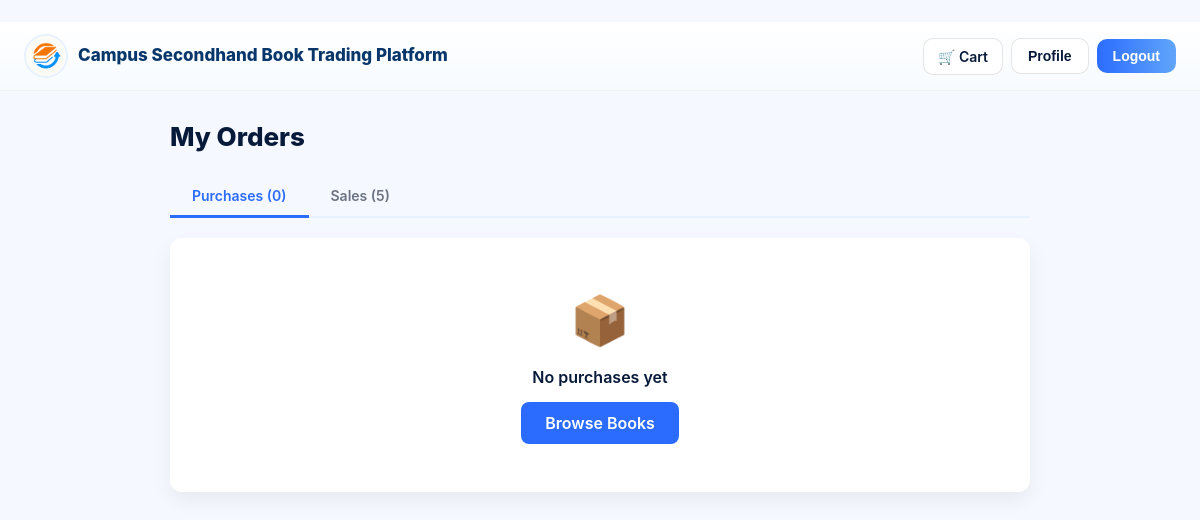
Before: /orders/ (signed in) with the older database file.
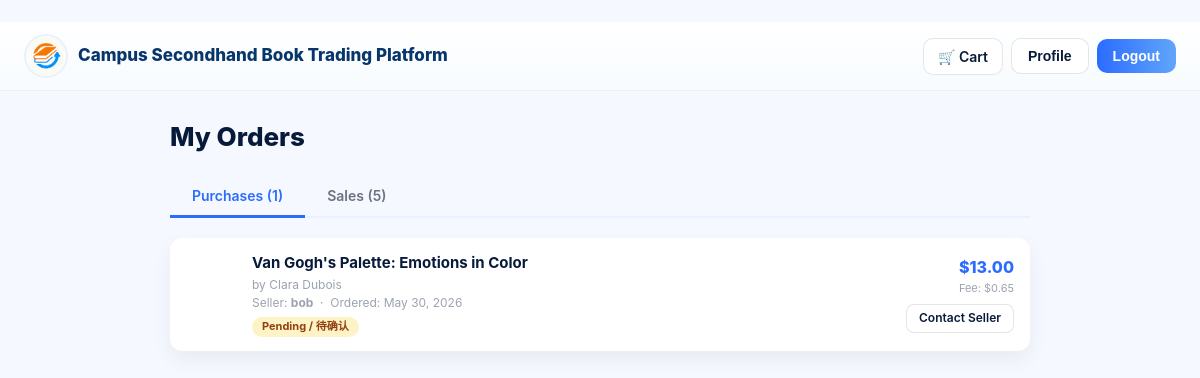
After: the same page with the newer database file.
### books/models.py (models this page shows, shortened)
class Order(models.Model):
    STATUS_CHOICES = [
        ('pending', 'Pending / 待确认'),
        ('confirmed', 'Confirmed / 已确认'),
        ('completed', 'Completed / 已完成'),
        ('cancelled', 'Cancelled / 已取消'),
    ]
    book = models.ForeignKey(Book, on_delete=models.CASCADE, related_name='orders')
    buyer = models.ForeignKey(User, on_delete=models.CASCADE, related_name='orders_bought')
    seller = models.ForeignKey(User, on_delete=models.CASCADE, related_name='orders_sold')
    status = models.CharField(max_length=10, choices=STATUS_CHOICES, default='pending')
    message = models.TextField(blank=True)
    platform_fee = models.DecimalField(
        max_digits=8, decimal_places=2, default=0,
        verbose_name='Platform Fee (5%) / 平台服务费'
    )
    created_at = models.DateTimeField(auto_now_add=True)
    updated_at = models.DateTimeField(auto_now=True)

class Book(models.Model):
    CONDITION_CHOICES = [
        ('like_new', 'Like New (98%)'),
        ('good', 'Good (85%)'),
        ('used', 'Used (70%)'),
    ]
    CATEGORY_CHOICES = [
        ('arts', 'Arts & Humanities'),
        ('business', 'Business & Management'),
        ('cs', 'Computer Science & IT'),
        ('math', 'Mathematics & Statistics'),
        ('engineering', 'Engineering'),
        ('education', 'Education'),
        ('social', 'Social Sciences'),
        ('natural', 'Natural Sciences'),
        ('health', 'Health & Medicine'),
        ('other', 'Other'),
    ]
    GRADE_CHOICES = [
        ('elem', 'Elementary School'),
        ('middle', 'Middle School'),
        ('hs', 'High School'),
        ('1', 'Freshman (Year 1)'),
        ('2', 'Sophomore (Year 2)'),
        ('3', 'Junior (Year 3)'),
        ('4', 'Senior (Year 4)'),
        ('ms1', "Master's Year 1"),
        ('ms2', "Master's Year 2"),
        ('ms3', "Master's Year 3"),
        ('phd1', 'PhD Year 1'),
        ('phd2', 'PhD Year 2'),
        ('phd3', 'PhD Year 3'),
        ('phd4', 'PhD Year 4'),
        ('phd5', 'PhD Year 5+'),
    ]
    title = models.CharField(max_length=300, verbose_name='Book Title / 书名')
    author = models.CharField(max_length=200, verbose_name='Author / 作者')
    price = models.DecimalField(
        max_digits=8, decimal_places=2, null=True, blank=True,
        verbose_name='Price / 价格'
    )
    description = models.TextField(blank=True, verbose_name='Description / 描述')
    cover = models.ImageField(
        upload_to='covers/', blank=True, null=True,
        verbose_name='Cover Image / 封面图'
    )
    university = models.ForeignKey(
        University, on_delete=models.SET_NULL, null=True, blank=True,
        related_name='books', verbose_name='University / 学校'
    )
    college = models.CharField(max_length=200, blank=True, verbose_name='College / Faculty / 学院')
    program = models.CharField(max_length=200, blank=True, verbose_name='Major / Program / 专业')
    grade = models.CharField(
        max_length=10, choices=GRADE_CHOICES, blank=True,
        verbose_name='Grade Level / 年级'
    )
    course = models.CharField(max_length=200, blank=True, verbose_name='Course / 课程')
    category = models.CharField(
        max_length=20, choices=CATEGORY_CHOICES, blank=True,
        verbose_name='Category / 分类'
    )
    condition = models.CharField(
        max_length=10, choices=CONDITION_CHOICES, default='good',
        verbose_name='Condition / 成色'
    )
    year_published = models.IntegerField(
        null=True, blank=True, verbose_name='Year Published / 出版年份'
    )
    seller = models.ForeignKey(
        User, on_delete=models.CASCADE, related_name='books',
        verbose_name='Seller / 卖家'
    )
    created_at = models.DateTimeField(auto_now_add=True, verbose_name='Listed At / 上架时间')
    is_sold = models.BooleanField(default=False, verbose_name='Is Sold / 已售')
    class Meta:
        ordering = ['-created_at']
        verbose_name = 'Book / 书籍'
        verbose_name_plural = 'Books / 书籍列表'
    @property
    def seller_receives(self):
        if self.price:
            return round(float(self.price) * 0.95, 2)
        return 0.0

### books/views.py (the view)
# urls.py: path('orders/', views.orders_view, name='orders'),
@login_required
def orders_view(request):
    purchases = (
        Order.objects.filter(buyer=request.user)
                     .select_related('book', 'book__university', 'seller')
                     .order_by('-created_at')
    )
    sales = (
        Order.objects.filter(seller=request.user)
                     .select_related('book', 'book__university', 'buyer')
                     .order_by('-created_at')
    )
    return render(request, 'orders.html', {
        'purchases': purchases,
        'sales': sales,
        'cart_count': len(request.session.get('cart', [])),
    })

### templates/orders.html (shortened to what this page needs)
﻿{% load static %}
<!DOCTYPE html>
<html lang="en">
<head>
  <link rel="stylesheet" href="{% static 'css/base.css' %}">
</head>
<body>
<header class="header">
  <div class="header-left">
    <a href="{% url 'books:home' %}" style="text-decoration:none;display:flex;align-items:center;gap:10px;">
      <img src="{% static 'img/logo.png' %}" class="logo" alt="Logo">
      <span class="site-title">Campus Secondhand Book Trading Platform</span>
    </a>
  </div>
  <div class="header-right">
    <a href="{% url 'books:cart' %}" class="cart-btn">
      🛒 Cart
    </a>
    <button class="btn-outline" onclick="location.href='{% url 'users:profile' %}'">Profile</button>
    <form method="post" action="{% url 'users:logout' %}" style="display:inline;">
      <button type="submit" class="btn-solid">Logout</button>
    </form>
  </div>
</header>
<div class="orders-page">
  <h1 style="font-size:26px;font-weight:800;color:#071a3a;margin-bottom:20px;">My Orders</h1>
  <div class="tab-bar">
    <a class="tab active" href="#" onclick="switchTab('purchases',this);return false;">
      Purchases ({{ purchases|length }})
    </a>
    <a class="tab" href="#" onclick="switchTab('sales',this);return false;">
      Sales ({{ sales|length }})
    </a>
  </div>
  <div class="tab-pane active" id="tab-purchases">
    {% if purchases %}
      {% for order in purchases %}
      <div class="order-card">
        {% if order.book.cover %}
        <div class="order-cover" style="background:url('{{ order.book.cover.url }}') center/cover;"></div>
        {% else %}
        <div class="order-cover"></div>
        {% endif %}
        <div class="order-info">
          <div class="order-title">
            <a href="{% url 'books:detail' order.book.pk %}"
               style="color:#071a3a;text-decoration:none;">{{ order.book.title }}</a>
          </div>
          <div class="order-meta">
            by {{ order.book.author }}<br>
            Seller: <strong>{{ order.seller.get_full_name|default:order.seller.username }}</strong>
            &nbsp;·&nbsp; Ordered: {{ order.created_at|date:"M j, Y" }}
          </div>
          <div style="margin-top:5px;">
            <span class="status-badge status-{{ order.status }}">{{ order.get_status_display }}</span>
          </div>
        </div>
        <div style="text-align:right;">
          <div class="order-price">
            {% if order.book.price %}${{ order.book.price }}{% else %}<span style="color:#10b981;">Free</span>{% endif %}
          </div>
          {% if order.platform_fee %}
          <div style="font-size:11px;color:#9ca3af;margin-top:2px;">Fee: ${{ order.platform_fee }}</div>
          {% endif %}
          <a href="{% url 'books:chat_user' order.seller.pk %}?book={{ order.book.pk }}"
             class="btn-outline"
             style="display:inline-block;margin-top:8px;padding:5px 12px;font-size:12px;text-decoration:none;border-radius:8px;">
            Contact Seller
          </a>
        </div>
      </div>
      {% endfor %}
    {% else %}
    <div class="empty-state">
      <div style="font-size:48px;margin-bottom:12px;">📦</div>
      <p style="font-size:16px;font-weight:600;color:#071a3a;">No purchases yet</p>
      <a href="{% url 'books:home' %}"
         style="display:inline-block;margin-top:14px;padding:10px 24px;background:#2b6cff;color:#fff;border-radius:8px;text-decoration:none;font-weight:600;">
        Browse Books
      </a>
    </div>
    {% endif %}
  </div>
</div>
</body>
</html>

Changed rows visible on the page:
added Order: book "Van Gogh's Palette: Emotions in Color", book.author "Clara Dubois", seller.get_full_name "bob", created_at "May 30, 2026", status "Pending / 待确认", book.price "13.00", platform_fee "0.65"
Other visible differences:
{{ purchases|length }}: "0" → "1"
text no longer shown: "📦 No purchases yet Browse Books"
